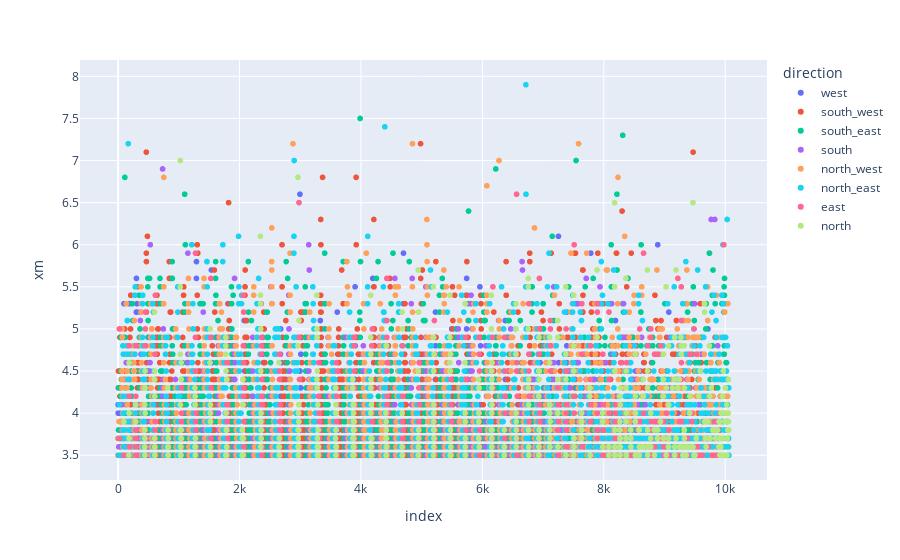

This figure's notebook cell:
### Code cell
import plotly.express as px
px.scatter(df,y='xm', color="direction")

### Figure 1 — Plotly figure (JSON) as saved in the notebook; plotly's stock layout.template omitted (floating-point values rounded to 4 significant figures; data arrays with more than 128 entries replaced by an {"elided": "..."} marker saying what was removed)
{"data": [{"hovertemplate": "direction=west<br>index=%{x}<br>xm=%{y}<extra></extra>", "legendgroup": "west", "marker": {"color": "#636efa", "symbol": "circle"}, "mode": "markers", "name": "west", "showlegend": true, "type": "scattergl", "x": {"elided": "497 int values"}, "xaxis": "x", "y": {"elided": "497 float values"}, "yaxis": "y"}, {"hovertemplate": "direction=south_west<br>index=%{x}<br>xm=%{y}<extra></extra>", "legendgroup": "south_west", "marker": {"color": "#EF553B", "symbol": "circle"}, "mode": "markers", "name": "south_west", "showlegend": true, "type": "scattergl", "x": {"elided": "2011 int values"}, "xaxis": "x", "y": {"elided": "2011 float values"}, "yaxis": "y"}, {"hovertemplate": "direction=south_east<br>index=%{x}<br>xm=%{y}<extra></extra>", "legendgroup": "south_east", "marker": {"color": "#00cc96", "symbol": "circle"}, "mode": "markers", "name": "south_east", "showlegend": true, "type": "scattergl", "x": {"elided": "1917 int values"}, "xaxis": "x", "y": {"elided": "1917 float values"}, "yaxis": "y"}, {"hovertemplate": "direction=south<br>index=%{x}<br>xm=%{y}<extra></extra>", "legendgroup": "south", "marker": {"color": "#ab63fa", "symbol": "circle"}, "mode": "markers", "name": "south", "showlegend": true, "type": "scattergl", "x": {"elided": "605 int values"}, "xaxis": "x", "y": {"elided": "605 float values"}, "yaxis": "y"}, {"hovertemplate": "direction=north_west<br>index=%{x}<br>xm=%{y}<extra></extra>", "legendgroup": "north_west", "marker": {"color": "#FFA15A", "symbol": "circle"}, "mode": "markers", "name": "north_west", "showlegend": true, "type": "scattergl", "x": {"elided": "2019 int values"}, "xaxis": "x", "y": {"elided": "2019 float values"}, "yaxis": "y"}, {"hovertemplate": "direction=north_east<br>index=%{x}<br>xm=%{y}<extra></extra>", "legendgroup": "north_east", "marker": {"color": "#19d3f3", "symbol": "circle"}, "mode": "markers", "name": "north_east", "showlegend": true, "type": "scattergl", "x": {"elided": "1901 int values"}, "xaxis": "x", "y": {"elided": "1901 float values"}, "yaxis": "y"}, {"hovertemplate": "direction=east<br>index=%{x}<br>xm=%{y}<extra></extra>", "legendgroup": "east", "marker": {"color": "#FF6692", "symbol": "circle"}, "mode": "markers", "name": "east", "showlegend": true, "type": "scattergl", "x": {"elided": "536 int values"}, "xaxis": "x", "y": {"elided": "536 float values"}, "yaxis": "y"}, {"hovertemplate": "direction=north<br>index=%{x}<br>xm=%{y}<extra></extra>", "legendgroup": "north", "marker": {"color": "#B6E880", "symbol": "circle"}, "mode": "markers", "name": "north", "showlegend": true, "type": "scattergl", "x": {"elided": "576 int values"}, "xaxis": "x", "y": {"elided": "576 float values"}, "yaxis": "y"}], "layout": {"legend": {"title": {"text": "direction"}, "tracegroupgap": 0}, "margin": {"t": 60}, "xaxis": {"anchor": "y", "domain": [0, 1], "title": {"text": "index"}}, "yaxis": {"anchor": "x", "domain": [0, 1], "title": {"text": "xm"}}}}
